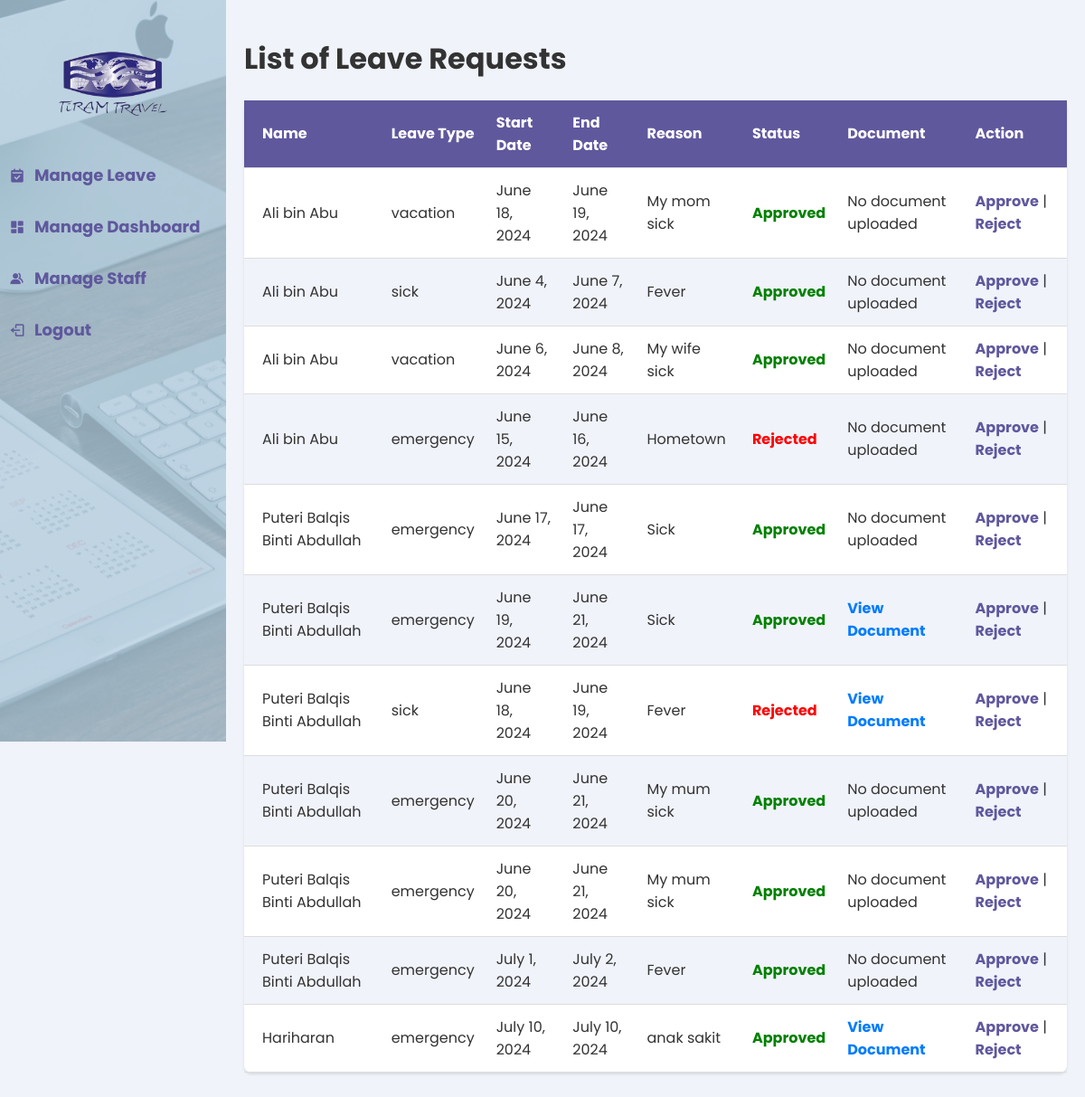
The app's page /employeeleavesystem/manageleave/ (signed in) with its own data.
### employeeleavesystem/models.py (models this page shows)
class Leave(models.Model):
    leavetype = models.CharField(max_length=255)
    startdate = models.DateField(blank=True, null=True)
    enddate = models.DateField(blank=True, null=True)
    reason = models.TextField(max_length=255)
    employee_ic = models.ForeignKey('Employee', on_delete=models.CASCADE, null=True)
    status = models.CharField(max_length=10, default="Pending")
    duration = models.PositiveIntegerField(default=0)  # Add this line to store the leave duration
    document = models.FileField(upload_to='leave_documents/', blank=True, null=True)  # Add this line

class Employee(models.Model):
    user = models.OneToOneField(User, on_delete=models.CASCADE, null=True)
    employee_ic=models.CharField(max_length=15, primary_key = True)
    employee_name=models.TextField(max_length=255)
    employee_email=models.CharField(max_length=255)
    dob=models.CharField(max_length=50)
    num_phone=models.CharField(max_length=12)
    position=models.TextField(max_length=255)
    department=models.TextField(max_length=255)
    salary=models.CharField(max_length=7)
    emergency_num=models.CharField(max_length=12)
    emergency_name=models.TextField(max_length=255)
    emp_username=models.CharField(max_length=255)
    emp_password=models.CharField(max_length=255)
    profile_pic = models.ImageField(upload_to='profile_pics/', null=True, blank=True, default='profile_pics/default_pic.png')
    total_leave = models.PositiveIntegerField(default=0)  # Add this line

### employeeleavesystem/views.py (the view)
# urls.py: path("manageleave/", views.ManageLeave, name="manage_leave"),
def ManageLeave(request):
    if not request.user.is_staff:  # Only HR should access this view
        return redirect('hr_dashboard')
    leave_requests = Leave.objects.all()
    return render(request, "manage_leave.html", {'leave_requests': leave_requests})

### employeeleavesystem/templates/manage_leave.html (shortened to what this page needs)
<!DOCTYPE html>
<html>
<head>
    <link href='https://unpkg.com/boxicons@2.1.4/css/boxicons.min.css' rel='stylesheet'>
    {% load static %}
</head>
<body>
    <div class="sidebar">
        <div>
            <div class="sidebar-logo">
                <img src="{% static 'image/logotiram.png' %}" alt="Logo" class="logo">
            </div>
            <a href="{% url 'manage_leave' %}"><i class='bx bxs-calendar-check icon'></i>Manage Leave</a>
            <a href="{% url 'hr_dashboard' %}"><i class='bx bxs-dashboard icon'></i>Manage Dashboard</a>
            <a href="{% url 'manage_emp' %}"><i class='bx bxs-group icon'></i>Manage Staff</a>
            <a href="{% url 'logout' %}"><i class='bx bx-log-out icon'></i>Logout</a>
        </div>
    </div>
    <div class="content">
        <div class="form-container">
            <h1>List of Leave Requests</h1>
        </div>
        <table id="leave">
            <thead>
                <tr>
                    <th>Name</th>
                    <th>Leave Type</th>
                    <th>Start Date</th>
                    <th>End Date</th>
                    <th>Reason</th>
                    <th>Status</th>
                    <th>Document</th>
                    <th>Action</th>
                </tr>
            </thead>
            <tbody>
                {% for leave in leave_requests %}
                <tr>
                    <td>{{ leave.employee_ic.employee_name }}</td>
                    <td>{{ leave.leavetype }}</td>
                    <td>{{ leave.startdate }}</td>
                    <td>{{ leave.enddate }}</td>
                    <td>{{ leave.reason }}</td>
                    <td class="{% if leave.status == 'Approved' %}status-approved{% elif leave.status == 'Rejected' %}status-rejected{% else %}status-pending{% endif %}">{{ leave.status }}</td>
                    <td>
                        {% if leave.document %}
                            <a href="{{ leave.document.url }}" class="document-link" target="_blank">View Document</a>
                        {% else %}
                            No document uploaded
                        {% endif %}
                    </td>
                    <td>
                        <a href="{% url 'update_leave_status' leave.id 'Approved' %}">Approve</a> |
                        <a href="{% url 'update_leave_status' leave.id 'Rejected' %}">Reject</a>
                    </td>
                </tr>
                {% endfor %}
            </tbody>
        </table>
    </div>
</body>
</html>

### records on screen
Leave: employee_ic.employee_name "Ali bin Abu", leavetype "vacation", startdate "June 18, 2024", enddate "June 19, 2024", reason "My mom sick", status "Approved", shows "No document uploaded"
Leave: employee_ic.employee_name "Ali bin Abu", leavetype "sick", startdate "June 4, 2024", enddate "June 7, 2024", reason "Fever", status "Approved", shows "No document uploaded"
Leave: employee_ic.employee_name "Ali bin Abu", leavetype "vacation", startdate "June 6, 2024", enddate "June 8, 2024", reason "My wife sick", status "Approved", shows "No document uploaded"
Leave: employee_ic.employee_name "Ali bin Abu", leavetype "emergency", startdate "June 15, 2024", enddate "June 16, 2024", reason "Hometown", status "Rejected", document "No document uploaded"
Leave: employee_ic.employee_name "Puteri Balqis Binti Abdullah", leavetype "emergency", startdate "June 17, 2024", enddate "June 17, 2024", reason "Sick", status "Approved", shows "No document uploaded"
Leave: employee_ic.employee_name "Puteri Balqis Binti Abdullah", leavetype "emergency", startdate "June 19, 2024", enddate "June 21, 2024", reason "Sick", status "Approved"
Leave: employee_ic.employee_name "Puteri Balqis Binti Abdullah", leavetype "sick", startdate "June 18, 2024", enddate "June 19, 2024", reason "Fever", status "Rejected"
Leave: employee_ic.employee_name "Puteri Balqis Binti Abdullah", leavetype "emergency", startdate "June 20, 2024", enddate "June 21, 2024", reason "My mum sick", status "Approved", document "No document uploaded"
Leave: employee_ic.employee_name "Puteri Balqis Binti Abdullah", leavetype "emergency", startdate "June 20, 2024", enddate "June 21, 2024", reason "My mum sick", status "Approved", document "No document uploaded"
Leave: employee_ic.employee_name "Puteri Balqis Binti Abdullah", leavetype "emergency", startdate "July 1, 2024", enddate "July 2, 2024", reason "Fever", status "Approved", document "No document uploaded"
Leave: employee_ic.employee_name "Hariharan", leavetype "emergency", startdate "July 10, 2024", enddate "July 10, 2024", reason "anak sakit", status "Approved"
